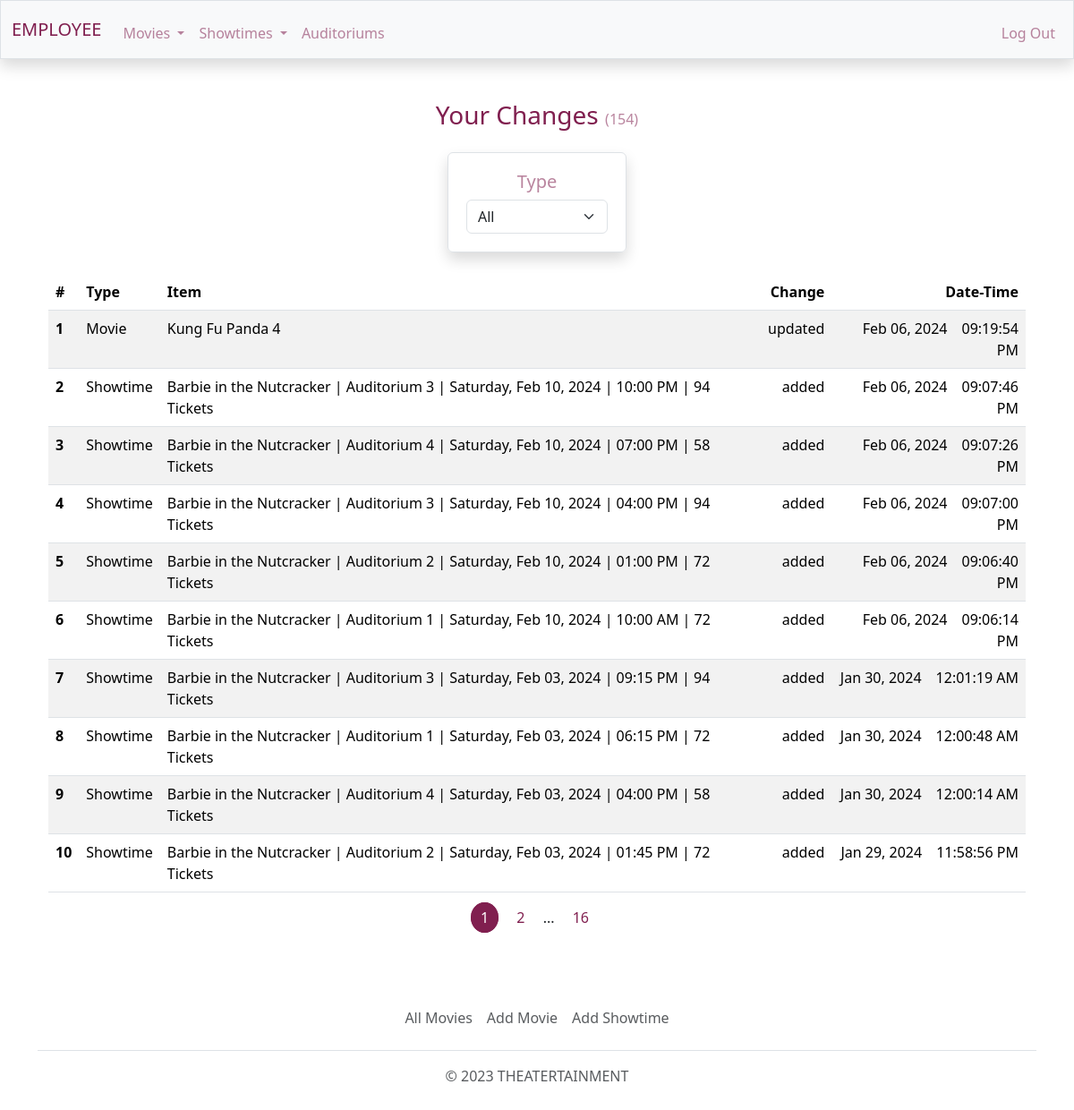
The page /employee/home (signed in) on the database its author committed.
### theatert/models.py (models this page shows, shortened)
class Change(db.Model):
    id = db.Column(db.Integer, primary_key=True)
    action = db.Column(db.String(10), nullable=False)
    table_name = db.Column(db.String(10), nullable=False)
    data_id = db.Column(db.Integer, nullable=False)
    date = db.Column(db.DateTime, nullable=False, default=datetime.utcnow)
    employee_id = db.Column(db.Integer, db.ForeignKey('employee.id'), nullable=False)

class Movie(db.Model):
    id = db.Column(db.Integer, primary_key=True)
    tmdb_id = db.Column(db.Integer, unique=True, nullable=False)
    title = db.Column(db.String, nullable=False)
    route = db.Column(db.String, unique=True, nullable=False)
    status = db.Column(db.String)
    overview = db.Column(db.String)
    release_date = db.Column(db.DateTime)
    runtime = db.Column(db.Integer)
    tagline = db.Column(db.String)
    rating = db.Column(db.String)
    poster_path = db.Column(db.String)
    backdrop_path = db.Column(db.String)
    trailer_path = db.Column(db.String)
    active = db.Column(db.Boolean, default=False, nullable=False)
    deleted = db.Column(db.Boolean, default=False, nullable=False)
    genres = db.relationship('Genre', secondary=genres, lazy='subquery',
                             backref=db.backref('movies', lazy=True)) # Can have many genres
    screenings = db.relationship('Screening', backref='movie', lazy=True) # Can have many screenings

### theatert/users/employees/routes.py (the view)
@employees.route('/')
@employees.route('/home')
def home():
    if not current_user.is_authenticated:
        return apology('TODO', 'member/layout.html', 403)
    else:
        page = request.args.get('page', 1, type=int)
        type = request.args.get('type', 1, type=int)
        if type == 2:
            data = Change.query.filter_by(employee_id = current_user.id, table_name='movie')\
                .order_by(Change.date.desc())
        elif type == 3:
            data = Change.query.filter_by(employee_id = current_user.id, table_name='screening')\
                .order_by(Change.date.desc())
        else:
            data = Change.query.filter_by(employee_id = current_user.id)\
                .order_by(Change.date.desc())
        total = data.count()
        data = data.paginate(page=page, per_page=10)
        changes = []
        for c in data.items:
            if c.table_name == 'movie':
                temp = {'change' : c.action,
                        'table_name' : 'Movie',
                        'date_time' : c.date - datetime.timedelta(hours=5),
                        'item': Movie.query.filter_by(id = c.data_id).first().title}
                changes.append(temp)
            elif c.table_name == 'screening':
                s = Screening.query.join(Movie).join(Auditorium) \
                    .filter(Screening.id.is_(c.data_id)).first()
                seats_total = Seat.query.filter(
                            db.and_(
                                Seat.auditorium_id.is_(s.auditorium.id),
                                Seat.seat_type.is_not('empty'))).count()
                temp = {'change' : c.action,
                        'table_name' : 'Showtime',
                        'date_time': c.date - datetime.timedelta(hours=5),
                        'item': f'{s.movie.title} | Auditorium {s.auditorium.id} \
                        | {s.start_datetime.strftime("%A, %b %d, %Y")} \
                        | {s.start_datetime.strftime(" %I:%M %p")} \
                        | {seats_total} Tickets'
                }
                changes.append(temp)
            else:
                pass
    return render_template('employee/home.html', changes=changes, data=data, total=total, type=type)

### theatert/models.py (called while the page is built)
@login_manager.user_loader
def load_user(user_id):
    return User.query.get(int(user_id))

### theatert/templates/employee/home.html (shortened to what this page needs)
{% extends "employee/layout.html" %}
{% block main %}
    {% if changes|length == 0 %}
        <h6 class="text-body-secondary my-4">You have made no changes to the database.</h6>
    {% else %}
        <h3 class="color-dark mb-2">Your Changes <span class="my-small color-light">({{ total }})</span></h3>
        <div class="border container cont-5 rounded shadow mb-4">
            <h5 class="color-light">Type</h5>
            <select class="form-select" id="select-link">
                {% if type == 2 %}
                    <option value="{{ url_for('employees.home', type=2) }}">Movies</option>
                    <option value="{{ url_for('employees.home', type=3) }}">Showtimes</option>
                    <option value="{{ url_for('employees.home', type=1) }}">All</option>
                {% elif type == 3 %}
                    <option value="{{ url_for('employees.home', type=3) }}">Showtimes</option>
                    <option value="{{ url_for('employees.home', type=2) }}">Movies</option>
                    <option value="{{ url_for('employees.home', type=1) }}">All</option>
                {% else %}
                    <option value="{{ url_for('employees.home', type=1) }}">All</option>
                {% endif %}
            </select>
        </div>
        <div class="table-responsive-xl">
            <table class="table table-striped">
                <thead>
                    <tr>
                        <th class="text-start">#</th>
                        <th class="text-start">Type</th>
                        <th class="text-start">Item</th>
                        <th class="text-end">Change</th>
                        <th class="text-end">Date-Time</th>
                    </tr>
                </thead>
                <tbody>
                    {% for c in changes %}
                        <tr>
                            <th class="text-start">{{ loop.index }}</th>
                            <td class="text-start">{{ c['table_name'] }}</td>
                            <td class="text-start">{{ c['item'] }}</td>
                            <td class="text-end">{{ c['change'] }}</td>
                            <td class="text-end">{{ c['date_time'].strftime("%b %d, %Y") }}&emsp;{{ c['date_time'].strftime("%I:%M:%S %p") }}</td>
                        </tr>
                    {% endfor %}
                </tbody>
            </table>
        </div>
        {% for pg_num in data.iter_pages(left_edge=1, right_edge=1, left_current=1, right_current=2) %}
            {% if pg_num %}
                {% if data.page == pg_num %}
                    <a class="page-current me-3" href="{{ url_for('employees.home', type=type, page=pg_num) }}">{{ pg_num }}</a>
                {% else %}
                    <a class="page me-3" href="{{ url_for('employees.home', type=type, page=pg_num) }}">{{ pg_num }}</a>
                {% endif %}
            {% else %}
                <span class="me-3">...</span>
            {% endif %}
        {% endfor %}
    {% endif %}
{% endblock %}

### theatert/templates/employee/layout.html (shortened to what this page needs)
<!DOCTYPE html>
<html lang="en" class="h-100">
    <head>
        <link href="/../../static/css/styles.css" rel="stylesheet">
        <link href="/../../static/css/main.css" rel="stylesheet">
    </head>
    <body class="d-flex flex-column h-100 pt-5">
        <nav class="bg-light border fixed-top navbar navbar-expand-md navbar-light shadow">
            <div class="container-fluid">
                <a class="navbar-brand" href="{{url_for('employees.home')}}"><span class="color-dark">EMPLOYEE</span></a>
                <div class="collapse navbar-collapse" id="navbar">
                    {% if current_user.is_authenticated %}
                        <ul class="navbar-nav me-auto mt-2">
                            <li class="nav-item dropdown">
                                <a class="nav-link dropdown-toggle" href="#" role="button" data-bs-toggle="dropdown" aria-expanded="false">
                                  Movies
                                </a>
                            </li>
                            <li class="nav-item dropdown">
                                <a class="nav-link dropdown-toggle" href="#" role="button" data-bs-toggle="dropdown" aria-expanded="false">
                                  Showtimes
                                </a>
                            </li>
                            <li class="nav-item"><a class="nav-link" href="{{ url_for('employees.auditoriums') }}">Auditoriums</a></li>
                        </ul>
                        <ul class="navbar-nav ms-auto mt-2">
                            <li class="nav-item"><a class="nav-link" href="{{ url_for('users.logout') }}">Log Out</a></li>
                        </ul>
                    {% endif %}
                </div>
            </div>
        </nav>
        <main class="container container-fluid my-3 py-5 text-center">
            <div class="container">
                {% block main %}{% endblock %}
            </div>
        </main>
        <footer class="footer mt-auto py-3 my-1">
            <div class="container">
                <ul class="nav justify-content-center border-bottom pb-3 mb-3">
                    {% if current_user.is_authenticated%}
                        <li class="nav-item"><a href="{{ url_for('employees.movies.all_movies') }}" class="nav-link px-2 text-muted">All Movies</a></li>
                        <li class="nav-item"><a href="{{ url_for('employees.movies.add_movie') }}" class="nav-link px-2 text-muted">Add Movie</a></li>
                        <li class="nav-item"><a href="{{ url_for('employees.showtimes.add_showtime') }}" class="nav-link px-2 text-muted">Add Showtime</a></li>
                    {% else %}
                        <li class="nav-item"><a href="{{ url_for('employees.home') }}" class="nav-link px-2 text-muted">Home</a></li>
                        <li class="nav-item"><a href="#" class="nav-link px-2 text-muted">Movies</a></li>
                        <li class="nav-item"><a href="#" class="nav-link px-2 text-muted">Showtimes</a></li>
                    {% endif %}
                </ul>
                <p class="text-center text-muted">&copy; 2023 THEATERTAINMENT</p>
            </div>
        </footer>
    </body>
</html>

### theatert/static/css/main.css (style rules this page uses)
a { text-decoration: none; color: inherit; }
.cont-1, .cont-2, .cont-3, .cont-4, .cont-5, .cont-6, .cont-7 { border-radius: 25px; margin-top: 3vh; padding: 20px; width: 70vw; }
.cont-5 { width: 200px; }
.my-small { font-size: medium; }

### rows shown on the page
Change: table_name "Movie", item "Kung Fu Panda 4", change "updated", date_time "Feb 06, 2024", date_time "09:19:54 PM"
Change: table_name "Showtime", item "Barbie in the Nutcracker | Auditorium 3 | Saturday, Feb 10, 2024 | 10:00 PM | 94 Tickets", change "added", date_time "Feb 06, 2024", date_time "09:07:46 PM"
Change: table_name "Showtime", item "Barbie in the Nutcracker | Auditorium 4 | Saturday, Feb 10, 2024 | 07:00 PM | 58 Tickets", change "added", date_time "Feb 06, 2024", date_time "09:07:26 PM"
Change: table_name "Showtime", item "Barbie in the Nutcracker | Auditorium 3 | Saturday, Feb 10, 2024 | 04:00 PM | 94 Tickets", change "added", date_time "Feb 06, 2024", date_time "09:07:00 PM"
Change: table_name "Showtime", item "Barbie in the Nutcracker | Auditorium 2 | Saturday, Feb 10, 2024 | 01:00 PM | 72 Tickets", change "added", date_time "Feb 06, 2024", date_time "09:06:40 PM"
Change: table_name "Showtime", item "Barbie in the Nutcracker | Auditorium 1 | Saturday, Feb 10, 2024 | 10:00 AM | 72 Tickets", change "added", date_time "Feb 06, 2024", date_time "09:06:14 PM"
Change: table_name "Showtime", item "Barbie in the Nutcracker | Auditorium 3 | Saturday, Feb 03, 2024 | 09:15 PM | 94 Tickets", change "added", date_time "Jan 30, 2024", date_time "12:01:19 AM"
Change: table_name "Showtime", item "Barbie in the Nutcracker | Auditorium 1 | Saturday, Feb 03, 2024 | 06:15 PM | 72 Tickets", change "added", date_time "Jan 30, 2024", date_time "12:00:48 AM"
Change: table_name "Showtime", item "Barbie in the Nutcracker | Auditorium 4 | Saturday, Feb 03, 2024 | 04:00 PM | 58 Tickets", change "added", date_time "Jan 30, 2024", date_time "12:00:14 AM"
Change: table_name "Showtime", item "Barbie in the Nutcracker | Auditorium 2 | Saturday, Feb 03, 2024 | 01:45 PM | 72 Tickets", change "added", date_time "Jan 29, 2024", date_time "11:58:56 PM"

### other values the page prints
{{ total }} "154"
{{ pg_num }} "1"
{{ pg_num }} "2" "16"
